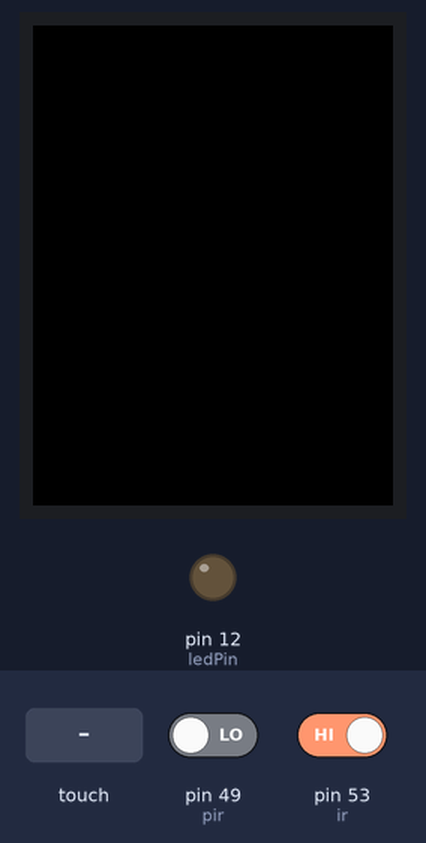
This sketch was run on a simulated Arduino Mega 2560, built with avr-gcc and run on an emulated ATmega2560. Shown: 240×320 colour display, output pins drawn as LEDs (lit = HIGH). The test bench sets the inputs (shaded band); at power-on: pin 49 (pir) LOW, pin 53 (ir) HIGH. The local clock reads 2024-03-15 10:24:30 at power-on unless the sketch sets it.

Above: at 1.4 s.
1.5 s: pin 49 (pir) driven HIGH
At 2.4 s:
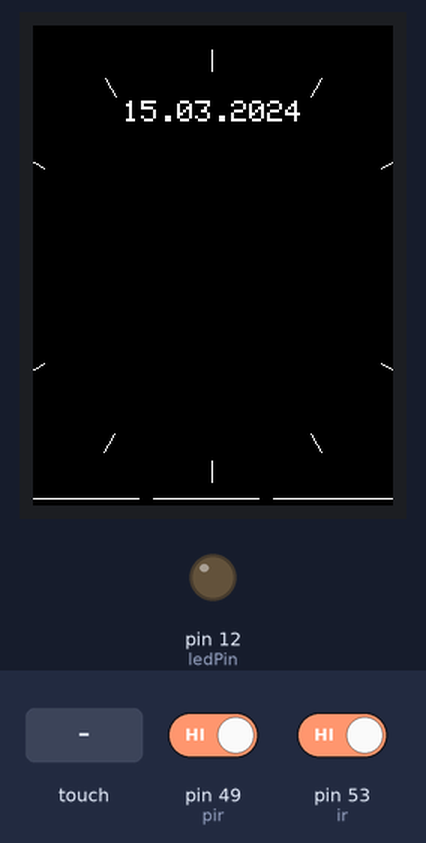
4.5 s: pin 53 (ir) driven LOW
At 5.3 s:
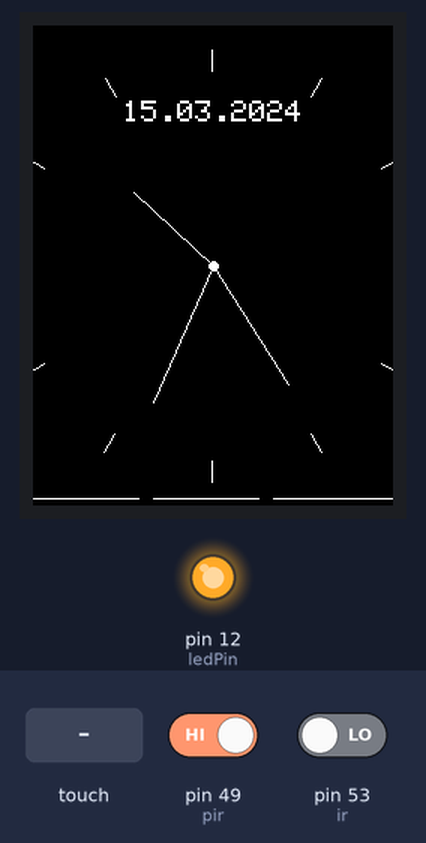
7.5 s: touch panel pressed at 62 % / 70 % of its raw x / y range
At 8.0 s:
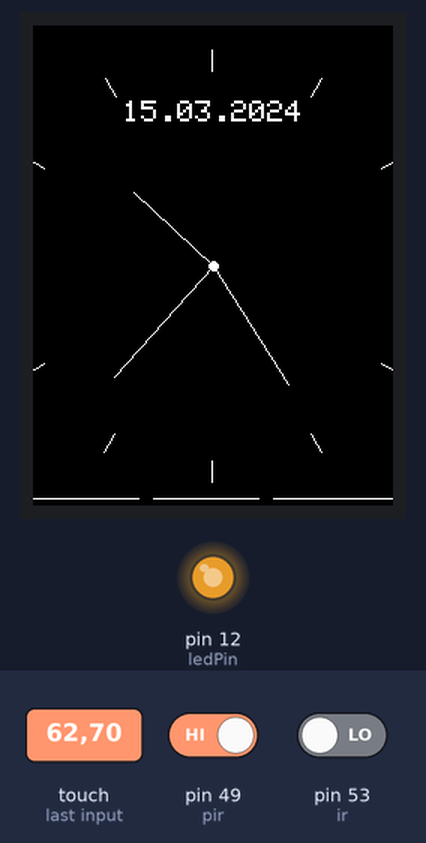
10.5 s: touch panel pressed at 62 % / 90 % of its raw x / y range
At 11.4 s:
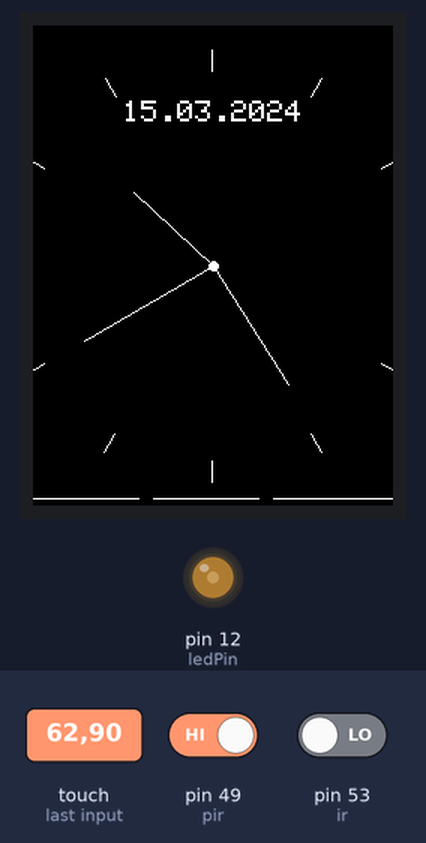
Timing chart, 0 to 13.5 s (numbered marks = the images above; inputs shaded):
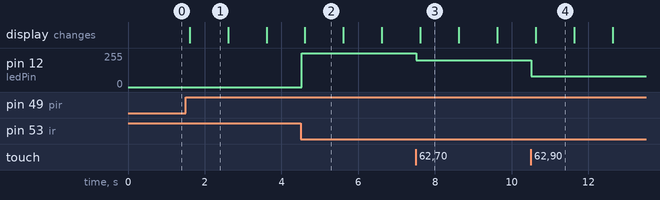

The sketch:

clock3.ino
```cpp
//#include <SPFD5408_Adafruit_TFTLCD.h>
#include <Adafruit_GFX.h>    // Core graphics library
#include <Adafruit_TFTLCD.h>
#include <TouchScreen.h>

#include <DS3231.h>

// Init the DS3231 using the hardware interface
DS3231  rtc(SDA, SCL);

bool isLedOn = false, firstIn = true, waiting = false, waiting2 = false;
unsigned long trigger_time, trigger_time2;
int pir = 49, ir = 53;
bool isClockOn = false;
unsigned long clockTimer, clockOnDuration = 120000;
int ledBrightness = 255;
int ledPin = 12;

#define LCD_CS A3
#define LCD_CD A2
#define LCD_WR A1
#define LCD_RD A0
#define LCD_RESET A4

#define XP 9
#define YP A2
#define XM A3
#define YM 8

#define TS_MINX 100
#define TS_MINY 140
#define TS_MAXX 950
#define TS_MAXY 890

// Agar warna mudah dimengerti (Human Readable color):
#define TFT_BLACK   0x0000
#define TFT_BLUE    0x001F
#define TFT_RED     0xF800
#define TFT_GREEN   0x07E0
#define TFT_CYAN    0x07FF
#define TFT_MAGENTA 0xF81F
#define TFT_YELLOW  0xFFE0
#define TFT_WHITE   0xFFFF
#define TFT_GREY    0x5AEB

Adafruit_TFTLCD tft(LCD_CS, LCD_CD, LCD_WR, LCD_RD, LCD_RESET);

TouchScreen ts = TouchScreen(XP, YP, XM, YM, 300);

float sx = 0, sy = 1, mx = 1, my = 0, hx = -1, hy = 0;
float sdeg = 0, mdeg = 0, hdeg = 0;
uint16_t osx = 120, osy = 120, omx = 120, omy = 120, ohx = 120, ohy = 120;
int16_t x0 = 0, x1 = 0, yy0 = 0, yy1 = 0, x00 = 0, yy00 = 0;
uint32_t targetTime = 0, timer = 0;

uint16_t xpos;
uint8_t conv2d(const char* p) {
  uint8_t v = 0;
  if ('0' <= *p && *p <= '9')
    v = *p - '0';
  return 10 * v + *++p - '0';
}
uint8_t hh = 0, mm = 42, ss = 0;
boolean initial = 1;
char d;

void setup(void) {
  tft.reset();
  tft.begin(0x9341);
  tft.setRotation(2);
  tft.fillScreen(TFT_BLACK);// background color

  pinMode(ir, INPUT);
  pinMode(ledPin, OUTPUT);
  pinMode(pir, INPUT);
}

void loop() {
  touchLogic();

  if(isClockOn)
  {
    if(millis() - clockTimer < clockOnDuration) // Here insert Mosfet Control High digital write High
    {
      clockLogic();
    }
    else // digital write LOW
    {
      isClockOn = false;
      tft.fillScreen(TFT_BLACK);// background color
    }

  }
  else
  {
    if (digitalRead(pir) == HIGH)
    {
      isClockOn = true;
      clockTimer = millis();
      initializeClock();
    }
  }

  LEDStripLogic();
}

String getValue(String data, char separator, int index)
{
    int found = 0;
    int strIndex[] = { 0, -1 };
    int maxIndex = data.length() - 1;

    for (int i = 0; i <= maxIndex && found <= index; i++) {
        if (data.charAt(i) == separator || i == maxIndex) {
            found++;
            strIndex[0] = strIndex[1] + 1;
            strIndex[1] = (i == maxIndex) ? i+1 : i;
        }
    }
    return found > index ? data.substring(strIndex[0], strIndex[1]) : "";
}

void LEDStripLogic()
{
  if(waiting)
  {
    if(millis() - trigger_time >= 20)
    {
      waiting = false;
      if(firstIn)
      {
        isLedOn = !isLedOn;
        firstIn = false;
      }
    }
  }
  else
  {
     if(digitalRead(ir) == 0)
    {
      trigger_time = millis();
      waiting = true;
    }
  }

  if(waiting2)
  {
    if(millis() - trigger_time2 >= 20)
    {
      waiting2 = false;
      firstIn = true;
    }
  }
  else
  {
     if(digitalRead(ir) == 1)
    {
      trigger_time2 = millis();
      waiting2 = true;
    }
  }

  if(isLedOn)
  {
    analogWrite(ledPin, ledBrightness);
  }
  else
  {
    analogWrite(ledPin, 0);
  }
}

void clockLogic()
{
  tft.setCursor(xpos-60, 50);
  tft.setTextSize(2);
  tft.setTextColor(TFT_WHITE);
  tft.print(rtc.getDateStr());

  if (targetTime < millis()) {
    targetTime = millis() + 1000;
    ss++;
    if (ss == 60) {
      ss = 0;
      mm++;
      if (mm > 59) {
        mm = 0;
        hh++;
        if (hh > 23) {
          hh = 0;
        }
      }
    }

    sdeg = ss * 6;                     // 0-59 -> 0-354
    mdeg = mm * 6 + sdeg * 0.01666667; // 0-59 -> 0-360 - includes seconds, but these increments are not used
    hdeg = hh * 30 + mdeg * 0.0833333; // 0-11 -> 0-360 - includes minutes and seconds, but these increments are not used
    hx = cos((hdeg - 90) * 0.0174532925);
    hy = sin((hdeg - 90) * 0.0174532925);
    mx = cos((mdeg - 90) * 0.0174532925);
    my = sin((mdeg - 90) * 0.0174532925);
    sx = cos((sdeg - 90) * 0.0174532925);
    sy = sin((sdeg - 90) * 0.0174532925);

    if (ss == 0 || initial) {
      timer = millis();
      initial = 0;
      // Erase hour and minute hand positions every minute
      tft.drawLine(ohx, ohy, xpos, tft.height()/2, TFT_BLACK);
      ohx = hx * 72 + xpos + 1;
      ohy = hy * 72 + tft.height()/2;
      tft.drawLine(omx, omy, xpos, tft.height()/2, TFT_BLACK);
      omx = mx * 94 + xpos;
      omy = my * 94 + tft.height()/2;


    }

    // Redraw new hand positions, hour and minute hands not erased here to avoid flicker
    tft.drawLine(osx, osy, xpos, tft.height()/2, TFT_BLACK);
    osx = sx * 100 + xpos + 1;
    osy = sy * 100 + tft.height()/2;
    tft.drawLine(osx, osy, xpos, tft.height()/2, TFT_WHITE);
    tft.drawLine(ohx, ohy, xpos, tft.height()/2, TFT_WHITE);
    tft.drawLine(omx, omy, xpos, tft.height()/2, TFT_WHITE);
    tft.drawLine(osx, osy, xpos, tft.height()/2, TFT_WHITE);
    tft.fillCircle(xpos, tft.height()/2, 3, TFT_WHITE);


  }
}

void touchLogic()
{
  TSPoint p = ts.getPoint();  //Get touch point
  //This is important, because the libraries are sharing pins
  pinMode(XM, OUTPUT);
  pinMode(YP, OUTPUT);

  if(p.z > ts.pressureThreshhold)
  {
    p.x = map(p.x, TS_MINX, TS_MAXX, 0, 480);
    p.y = map(p.y, TS_MAXY, TS_MINY, 0, 320);
    if(p.x>tft.height()-100 && p.x<tft.height()-5 && p.y>0 && p.y<tft.width()/3 - 10)
    {
      ledBrightness = 80;
    }

    if(p.x>tft.height()-100 && p.x<tft.height()-5 && p.y>tft.width()/3 && p.y< 2*tft.width()/3 - 10)
    {
      ledBrightness = 200;
    }

    if(p.x>tft.height()-100 && p.x<tft.height()-5 && p.y>2*tft.width()/3 && p.y< tft.width())
    {
      ledBrightness = 255;
    }
  }
}

void initializeClock()
{
  tft.setTextColor(TFT_WHITE);// text color
  tft.fillScreen(TFT_BLACK);// background color

  tft.drawLine(0,tft.height()-5, tft.width()/3 - 10, tft.height()-5, TFT_WHITE);
  tft.drawLine(tft.width()/3,tft.height()-5, 2 * tft.width()/3 - 10, tft.height()-5, TFT_WHITE);
  tft.drawLine(2*tft.width()/3,tft.height()-5, tft.width(), tft.height()-5, TFT_WHITE);

  xpos = tft.width() / 2;

  for (int i = 0; i < 360; i += 30) {
    sx = cos((i - 90) * 0.0174532925);
    sy = sin((i - 90) * 0.0174532925);
    x0 = sx * 144 + xpos;
    yy0 = sy * 144 + tft.height()/2;
    x1 = sx * 130 + xpos;
    yy1 = sy * 130 + tft.height()/2;
    tft.drawLine(x0, yy0, x1, yy1, TFT_WHITE);
  }

  for (int i = 0; i < 360; i += 6) {
    sx = cos((i - 90) * 0.0174532925);
    sy = sin((i - 90) * 0.0174532925);
    x0 = sx * 102 + xpos;
    yy0 = sy * 102 + 120;
    x00 = sx * 92 + xpos;
    yy00 = sy * 92 + 120;
  }

  targetTime = millis() + 1000;

  // Initialize the rtc object
  rtc.begin();
  String hours = getValue(rtc.getTimeStr(), ':', 0);
  hh  = atoi(hours.c_str ());
  String minutes = getValue(rtc.getTimeStr(), ':', 1);
  mm  = atoi(minutes.c_str ());
  String seconds = getValue(rtc.getTimeStr(), ':', 2);
  ss  = atoi(seconds.c_str ());
}
```

Measured:
- after the input at 1.5 s, the display: first changes after 0.10 s (image 1 shows a later state)
- after the input at 4.5 s, pin 12 (ledPin): 0/255 → 255/255 at once
- after the input at 7.5 s, pin 12 (ledPin): 255/255 → 200/255 at once
- after the input at 10.5 s, pin 12 (ledPin): 200/255 → 80/255 at once
- what the display in image 1 shows lasts 1.0 s, from 1.6 s to 2.6 s
